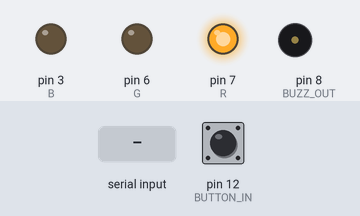
This sketch was run on a simulated Arduino Uno, built with avr-gcc and run on an emulated ATmega328P. Parts: output pins drawn as LEDs (lit = HIGH), buzzer (waves = sounding). Inputs (shaded band) come from the test bench; at power-on: pin 12 (BUTTON_IN) HIGH.

Above: at 1.2 s.
1.3 s: "1" received over the second serial link
At 1.7 s:
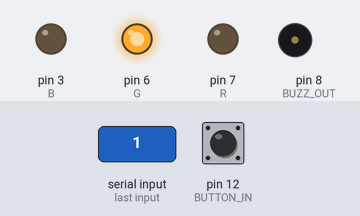
2.8 s: pin 12 (BUTTON_IN) pulled LOW for 0.15 s
At 3.7 s:
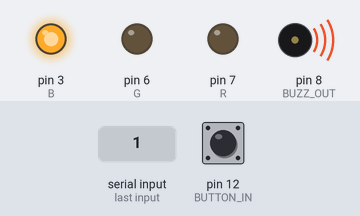
5.9 s: pin 12 (BUTTON_IN) pulled LOW for 1 s
At 9.06 s:
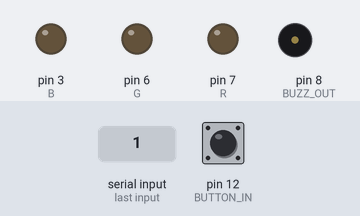
9.9 s: pin 12 (BUTTON_IN) pulled LOW for 3.2 s
At 10.3 s:
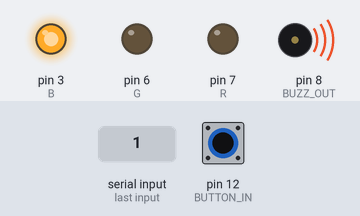
Timing chart, 0 to 17.6 s (numbered marks = the images above; inputs shaded):
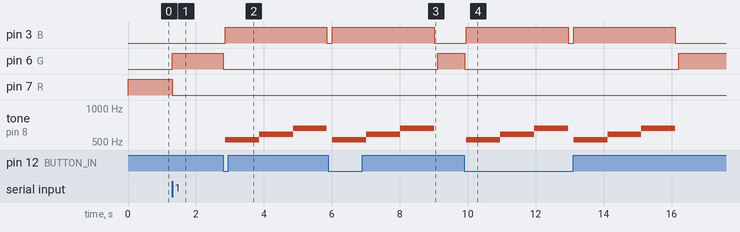

Measured:
- after the input at 1.3 s, pin 6 (G): LOW → HIGH at once; pin 7 (R): HIGH → LOW at once
- after the input at 2.8 s, pin 3 (B): LOW → HIGH after 0.06 s, → LOW 3.0 s later; pin 6 (G): HIGH → LOW at once; tone on pin 8 (BUZZ_OUT): silent → 523 Hz after 0.06 s, → 587 Hz 1.0 s later, → 659 Hz 1.0 s later, → silent 1.0 s later
- after the input at 5.9 s, pin 3 (B): LOW → HIGH after 0.11 s, → LOW 3.0 s later; pin 6 (G): LOW → HIGH after 3.2 s instead of 0.06 s; tone on pin 8 (BUZZ_OUT): silent → 523 Hz after 0.11 s, → 587 Hz 1.0 s later, → 659 Hz 1.0 s later, → silent 1.0 s later
- after the input at 9.9 s, pin 3 (B): alternates HIGH for 3.0 s and LOW for 0.16 s, starting after 0.06 s; pin 6 (G): HIGH → LOW at once, → HIGH 6.3 s later; tone on pin 8 (BUZZ_OUT): plays 523 Hz for 1.0 s, 587 Hz for 1.0 s, 659 Hz for 1.0 s, 523 Hz for 1.0 s, 587 Hz for 1.0 s, 659 Hz for 1.0 s, starting after 0.06 s

The sketch:

project_0616.ino
```cpp
#include<SoftwareSerial.h>


int R = 7;
int G = 6;
int B = 3; // 3색 LED 아웃풋 포트 번호 설정
int BUZZ_OUT = 8 ; // 피에조 부저 아웃풋 포트 번호 설정

int blueTx=11; // 보내는 설정 Tranfer
int blueRx=10; // 받는 설정 Receiver
int BUTTON_IN = 12; // 풀업 스위치 인풋 포트 번호 설정
SoftwareSerial BTSerial(blueTx,blueRx); // 시리얼 통신을 위한 객체선언
int tones[] = { 523 , 587 , 659 , 698 , 784 , 880 , 988 , 1046 } ;
// 피에조 부저 톤 스위치 설정


void setup() {
  // 시리얼 통신을 9600 속도로 한다.(개방)
  BTSerial.begin(9600); // BT 시리얼 통신을 9600

  pinMode(BUTTON_IN,INPUT_PULLUP); // 풀업저항을 사용 , LOW가 스위치가 눌림
  //digitalWrite(BUTTON_IN,HIGH); // 시스템 적 풀업 저항을 사용함으로써 새는 전류를 관리함 사용을 안하면 스위치 옆에 풀업용 저항을 따로 달아줘야 함.
  pinMode(R, OUTPUT);
  pinMode(G, OUTPUT);
  pinMode(B, OUTPUT);
  pinMode (BUZZ_OUT, OUTPUT);
}

void loop() {
  int cmd = 1;

  digitalWrite(R,HIGH);
  digitalWrite(G,LOW);


  if(BTSerial.available()){ // 앱에서 어떠한 신호가 들어올때까지는 RED_LED를 킨다 이때는 준비 상태
    cmd = 0;
  }

  while(cmd == 0) {    // 신호가 들어와서 cmd=0이 되면 대기 상태로 버튼 입력을 기다림.
    //cmd = (char)BTSerial.read();
    //BTSerial.end();

    if (digitalRead(BUTTON_IN)==HIGH){ // 스위치가 눌린 상태가 아니라면 Green_led를 킨다.

        digitalWrite(R,LOW);
        digitalWrite(G,HIGH);
    }
      else if (digitalRead(BUTTON_IN)==LOW) { // 스위치가 눌리면 blue_led를 키고 소리와 앱으로 신호를 보낸다.
           BTSerial.println("push");

            digitalWrite(G ,LOW);
            delay(50);
            digitalWrite(B , HIGH);
            for(int i = 0 ; i < 3 ; i++ )
            {
              tone(BUZZ_OUT , tones[i]);
              delay(1000);
              noTone(BUZZ_OUT);
            }

            // delay(4000); // 버튼이 눌리면 20초간 버튼이 눌림 표시
            digitalWrite(B, LOW);
            delay(100); // 부저 소리 내는 것
          }
    }

 }
```
